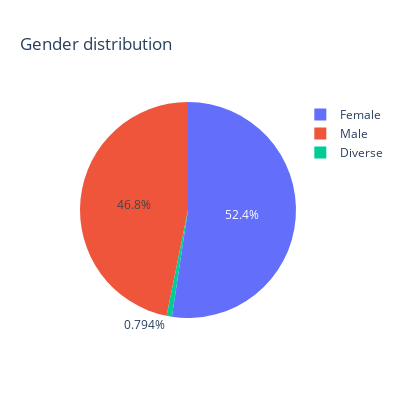

The notebook cell this image was saved under:
### Code cell
temp_series = dataset['What is your gender?'].value_counts()
labels = (np.array(temp_series.index))
sizes = (np.array((temp_series / temp_series.sum())*100))

trace = go.Pie(labels=labels, values=sizes)
layout = go.Layout(
    title='Gender distribution',
    width=400, height=400
    )

data = [trace]
fig = go.Figure(data=data, layout=layout)
py.iplot(fig, filename="gender")

### Figure 1 — Plotly figure (JSON) as saved in the notebook; plotly's stock layout.template omitted (floating-point values rounded to 4 significant figures)
{"data": [{"labels": ["Female", "Male", "Diverse"], "type": "pie", "values": [52.38, 46.83, 0.7937]}], "layout": {"height": 400, "title": {"text": "Gender distribution"}, "width": 400}}
